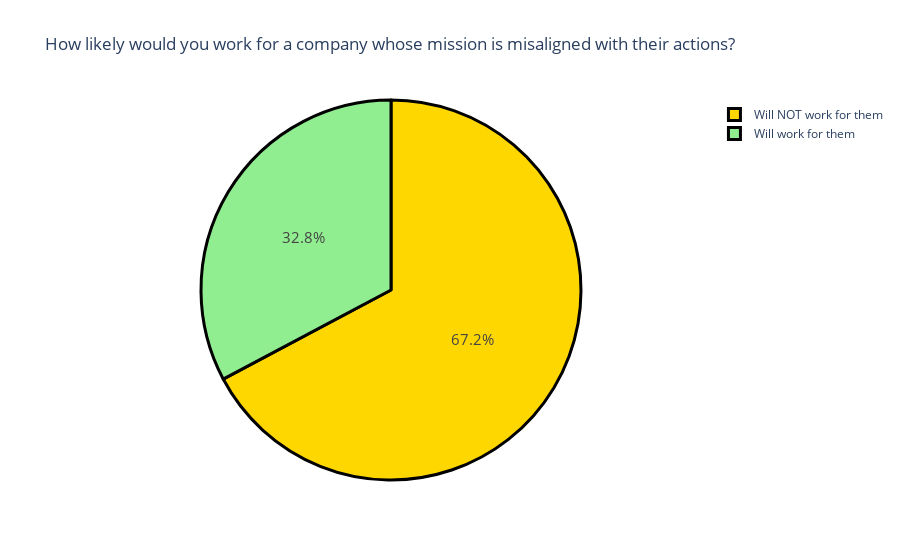

The notebook cell saved with this chart:
### Markdown cell above
##### Observations:
1. 66.8% say no
2. 33.2% don’t have any problem with it

### Code cell
# Now let’s have a look at whether Genz will work for a company whose mission misaligns with its actions
question5 = "How likely would you work for a company whose mission is misaligned with their public actions or even their product ?"
question5 = data[question5].value_counts()
label = question5.index
counts = question5.values
colors = ['gold','lightgreen']
fig = go.Figure(data=[go.Pie(labels=label, values=counts)])
fig.update_layout(title_text='How likely would you work for a company whose mission is misaligned with their actions?')
fig.update_traces(hoverinfo='label+value', textinfo='percent', textfont_size=15,
                  marker=dict(colors=colors, line=dict(color='black', width=3)))
fig.show()

### Figure 1 — Plotly figure (JSON) as saved in the notebook; plotly's stock layout.template omitted (floating-point values rounded to 4 significant figures)
{"data": [{"hoverinfo": "label+value", "labels": ["Will NOT work for them", "Will work for them"], "marker": {"colors": ["gold", "lightgreen"], "line": {"color": "black", "width": 3}}, "textfont": {"size": 15}, "textinfo": "percent", "type": "pie", "values": [158, 77]}], "layout": {"autosize": true, "title": {"text": "How likely would you work for a company whose mission is misaligned with their actions?"}}}
